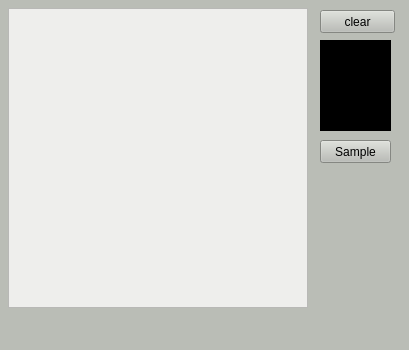
<?xml version="1.0" encoding="UTF-8"?>
<ui version="4.0">
 <class>MainWindow</class>
 <widget class="QMainWindow" name="MainWindow">
  <property name="geometry">
   <rect>
    <x>0</x>
    <y>0</y>
    <width>409</width>
    <height>350</height>
   </rect>
  </property>
  <property name="windowTitle">
   <string>MainWindow</string>
  </property>
  <property name="styleSheet">
   <string notr="true">background-color: rgb(186, 189, 182);</string>
  </property>
  <widget class="QWidget" name="centralWidget">
   <widget class="QTableWidget" name="map">
    <property name="geometry">
     <rect>
      <x>8</x>
      <y>8</y>
      <width>300</width>
      <height>300</height>
     </rect>
    </property>
    <property name="styleSheet">
     <string notr="true">background-color: rgb(238, 238, 236);</string>
    </property>
    <attribute name="horizontalHeaderDefaultSectionSize">
     <number>10</number>
    </attribute>
    <attribute name="horizontalHeaderMinimumSectionSize">
     <number>10</number>
    </attribute>
    <attribute name="verticalHeaderDefaultSectionSize">
     <number>10</number>
    </attribute>
    <attribute name="verticalHeaderMinimumSectionSize">
     <number>10</number>
    </attribute>
   </widget>
   <widget class="QPushButton" name="clearButt">
    <property name="geometry">
     <rect>
      <x>320</x>
      <y>10</y>
      <width>75</width>
      <height>23</height>
     </rect>
    </property>
    <property name="text">
     <string>clear</string>
    </property>
   </widget>
   <widget class="QLabel" name="prediction">
    <property name="geometry">
     <rect>
      <x>320</x>
      <y>40</y>
      <width>71</width>
      <height>91</height>
     </rect>
    </property>
    <property name="styleSheet">
     <string notr="true">color: rgb(255, 255, 255);
background-color: rgb(0, 0, 0);
font: 75 64pt &quot;Courier 10 Pitch&quot;;</string>
    </property>
    <property name="text">
     <string/>
    </property>
    <property name="alignment">
     <set>Qt::AlignCenter</set>
    </property>
   </widget>
   <widget class="QPushButton" name="sample">
    <property name="geometry">
     <rect>
      <x>320</x>
      <y>140</y>
      <width>71</width>
      <height>23</height>
     </rect>
    </property>
    <property name="text">
     <string>Sample</string>
    </property>
   </widget>
  </widget>
  <widget class="QMenuBar" name="menuBar">
   <property name="geometry">
    <rect>
     <x>0</x>
     <y>0</y>
     <width>409</width>
     <height>20</height>
    </rect>
   </property>
  </widget>
  <widget class="QStatusBar" name="statusBar"/>
 </widget>
 <layoutdefault spacing="6" margin="11"/>
 <resources/>
 <connections/>
</ui>
